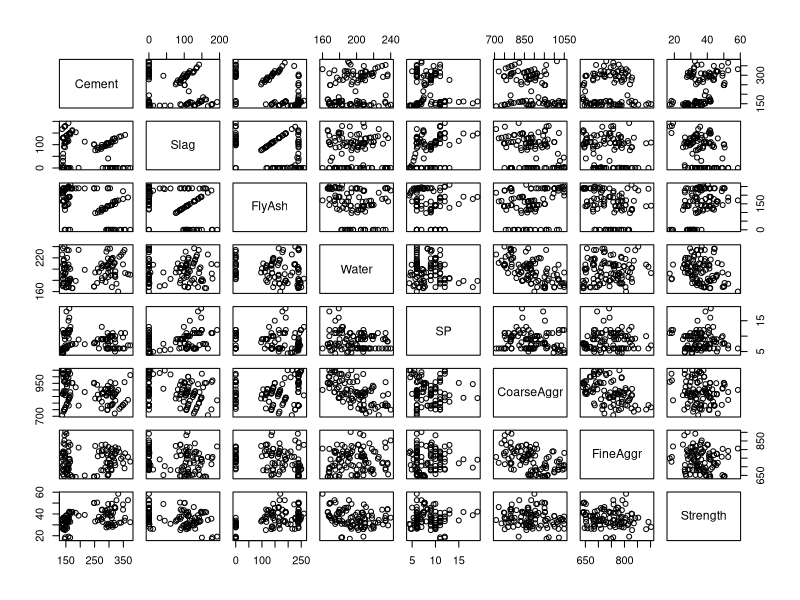
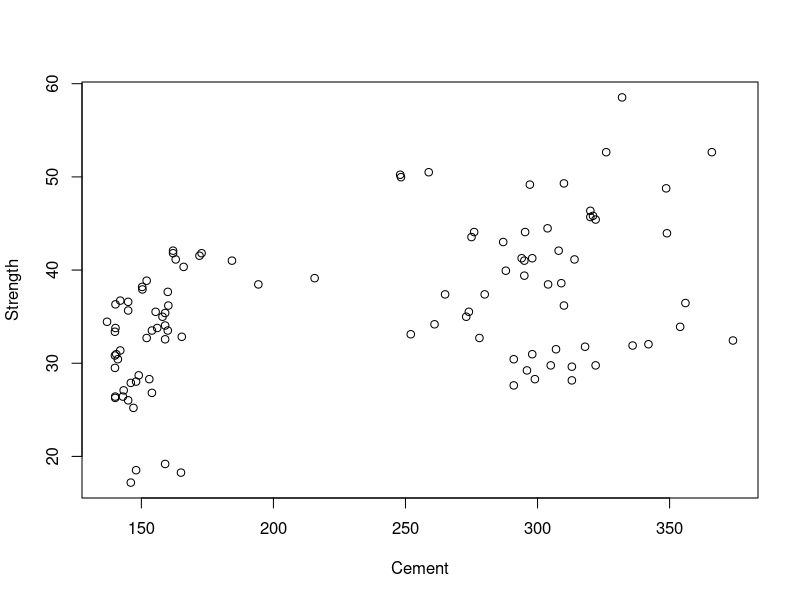
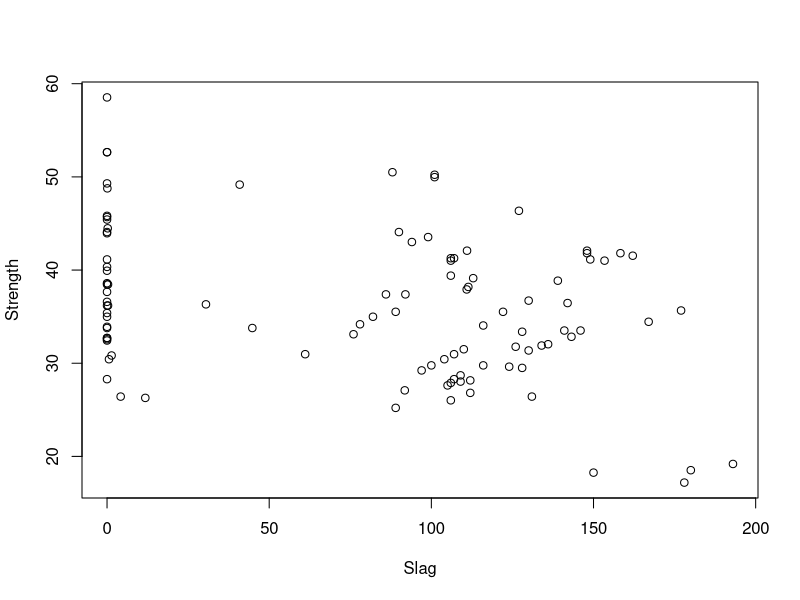
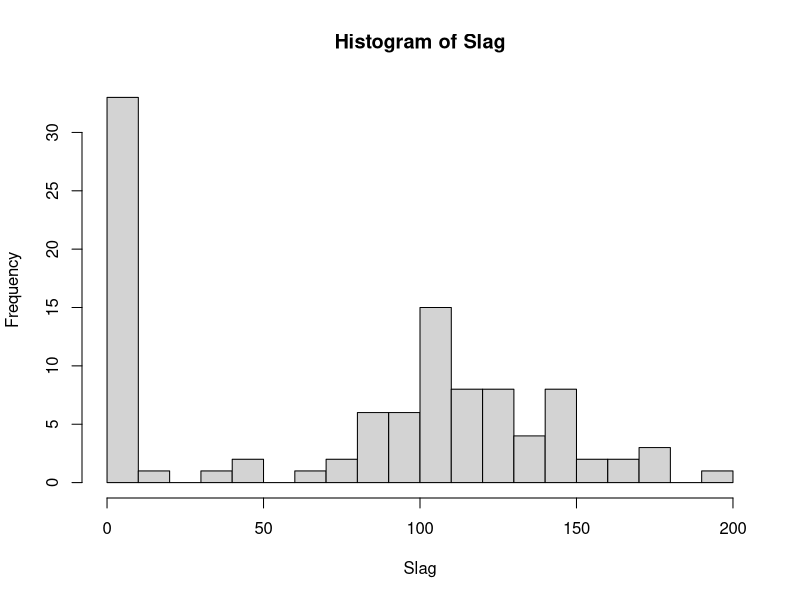
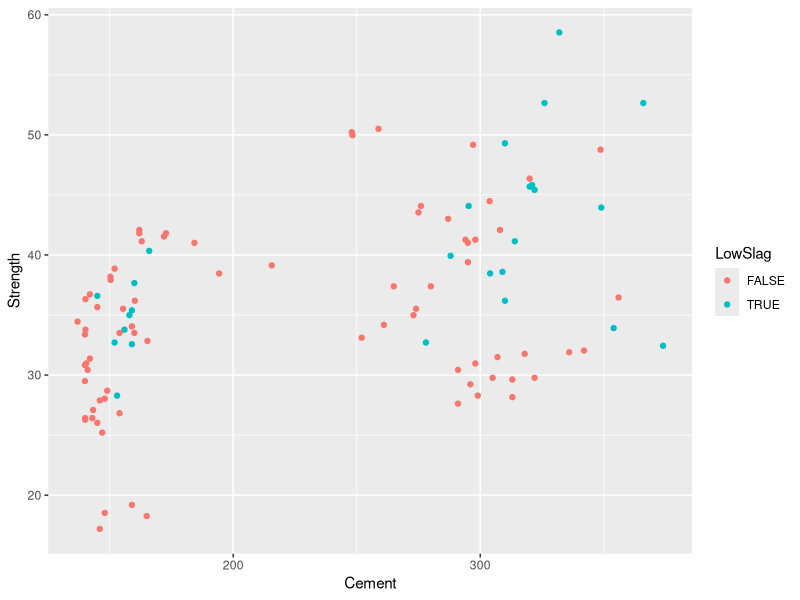
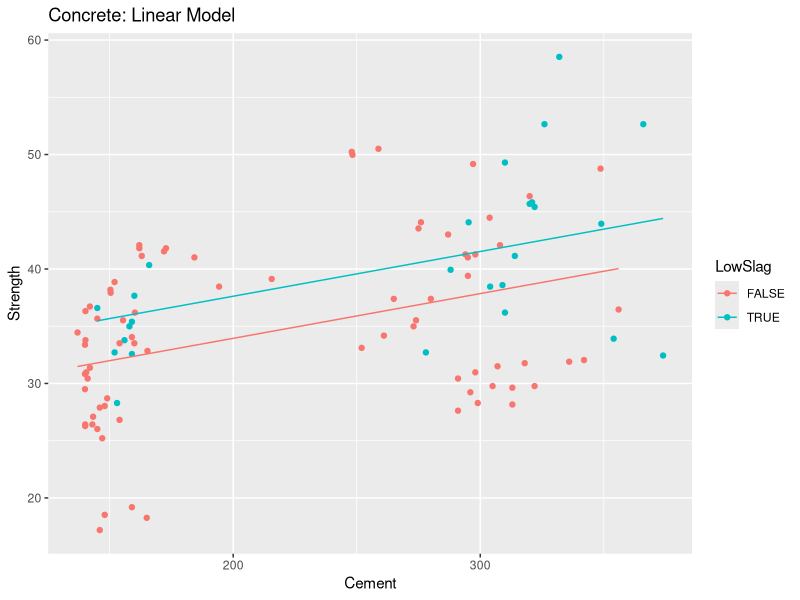
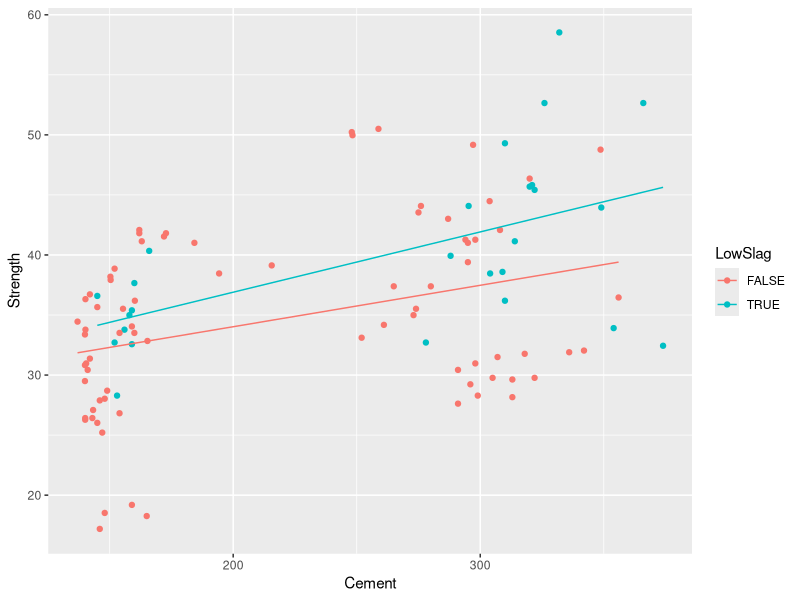
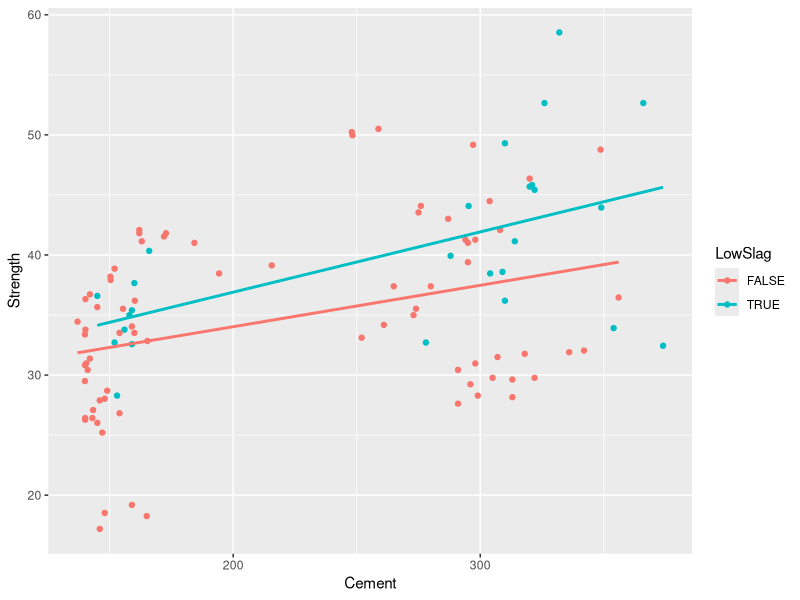

Write R code to recreate these figures, in order. (Note: this script raises an error after producing the figures.)
## ---- chunk 1
knitr::opts_chunk$set(echo = TRUE)
## ---- chunk 2
library(ggplot2)
library(dplyr)
library(tidyr)
library(FNN)
## ---- chunk 3
concrete.df<-read.csv("concrete.csv")
## ---- chunk 4
names(concrete.df)
## ---- chunk 5
concrete.df <- concrete.df %>% 
  select(-SLUMP,-FLOW,-No)

## ---- chunk 6
pairs(concrete.df)
## ---- chunk 7
with(concrete.df,plot(Cement,Strength))
## ---- chunk 8
with(concrete.df,plot(Slag,Strength))
## ---- chunk 9
with(concrete.df,hist(Slag,breaks=25))
## ---- chunk 10
concrete.df<-mutate(concrete.df,LowSlag=Slag==0)
## ---- chunk 11
ggplot(concrete.df,aes(Cement,Strength,color=LowSlag))+
  geom_point()

## ---- chunk 12
mod1<-lm(Strength~Cement+LowSlag,data=concrete.df)
## ---- chunk 13
summary(mod1)
## ---- chunk 14
pred<-predict(mod1)
concrete.df$pred<-pred

## ---- chunk 15
ggplot(concrete.df,aes(Cement,Strength,color=LowSlag))+
  geom_point()+
  geom_line(aes(Cement,pred))+
  ggtitle("Concrete: Linear Model")

## ---- chunk 16
mod2<-lm(Strength~Cement+LowSlag+Cement:LowSlag,data=concrete.df)
summary(mod2)
## ---- chunk 17
concrete.df$pred<-predict(mod2)
ggplot(concrete.df,aes(Cement,Strength,color=LowSlag))+
  geom_point()+
  geom_line(aes(Cement,pred))  

## ---- chunk 18
ggplot(concrete.df,aes(Cement,Strength,color=LowSlag))+
  geom_point()+
  geom_smooth(method=lm,se=F)

## ---- chunk 19
mod0<-lm(Strength~Cement,data=concrete.df)
concrete.df$pred<-predict(mod0)
summary(mod0)



## ---- chunk 20
ggplot(concrete.df,aes(Cement,Strength))+
  geom_point()+
  geom_line(aes(Cement,pred))  

## ---- chunk 21
mod2<-lm(Strength~Cement+I(Cement^2),data=concrete.df)
concrete.df$pred<-predict(mod2)

## ---- chunk 22
ggplot(concrete.df,aes(Cement,Strength))+
  geom_point()+
  geom_line(aes(Cement,pred))  
## ---- chunk 23
concrete.df<-concrete.df %>% 
  mutate(Cement2=Cement^2)
mod2x<-lm(Strength~Cement+Cement2,data=concrete.df)

## ---- chunk 24
summary(mod2x)
summary(mod2)

## ---- chunk 25
mod3<-lm(Strength~Cement+I(Cement^2)+I(Cement^3),data=concrete.df)
summary(mod3)
concrete.df$pred<-predict(mod3)
## ---- chunk 26
ggplot(concrete.df,aes(Cement,Strength))+
  geom_point()+
  geom_line(aes(Cement,pred))  
## ---- chunk 27
mod4<-lm(Strength~Cement+I(Cement^2)+I(Cement^3)+I(Cement^4),
         data=concrete.df)
summary(mod4)
## ---- chunk 28
concrete.df$pred<-predict(mod4)
ggplot(concrete.df,aes(Cement,Strength))+
  geom_point()+
  geom_line(aes(Cement,pred))  
## ---- chunk 29
maxDeg<-4
## ---- chunk 30
formStr<-"Strength~Cement" #starter string
for(d in 2:maxDeg){
  formStr<-sprintf("%s+I(Cement^%s)",formStr,d)
}
formStr
## ---- chunk 31
modMax<-lm(formula(formStr),
         data=concrete.df)
summary(modMax)

## ---- chunk 32
concrete.df$pred.lm<-predict(modMax)
ggplot(concrete.df,aes(Cement,Strength))+
  geom_point()+
  geom_line(aes(Cement,pred.lm))  

## ---- chunk 33
cement<-with(concrete.df,Cement)
resp<-with(concrete.df,Strength)

## ---- chunk 34
dim(cement)<-c(nrow(concrete.df),1)
dim(resp)<-c(nrow(concrete.df),1)

## ---- chunk 35
kval<-10
## ---- chunk 36
mod.knn<-knn.reg(cement,NULL,resp,k=kval)
## ---- chunk 37
concrete.df$pred.knn<-mod.knn$pred
## ---- chunk 38
ggplot(data=concrete.df)+
  geom_point(aes(Cement,Strength))+
  geom_step(aes(Cement,pred.knn),color="red")+
  geom_line(aes(Cement,pred.lm),color="blue")+
  ggtitle(sprintf("KNN with k = %s, Linear model with degree=%s",kval,maxDeg))

## ---- chunk 39
nn<-75
rr<-with(concrete.df,range(Cement))
test<-seq(rr[1],rr[2],len=nn)
dim(test)<-c(nn,1)
## ---- chunk 40
mod.knn<-knn.reg(cement,test,resp,k=kval)
## ---- chunk 41
ggplot()+
  geom_point(data=concrete.df,aes(Cement,Strength))+
  geom_step(data=NULL,aes(x=test,y=mod.knn$pred),color="red")
## ---- chunk 42
iterations <- 10
nn <- nrow(cement)
test <- sample(1:nn, nn/2, rep = F)
train <- setdiff(1:nn, test)

train.df <- concrete.df[train,]
test.df <- concrete.df[test,]

mse <- matrix(nrow = iterations, ncol = 2) # need 2 cols, one for testing the LM, one for the KNN
# we can only do it nn / 2 times since that is the number of values in the set and k can't be higher than that
for (i in 1:iterations) {
    # make lm
    formStr <- "Strength~Cement" #starter string
    for(d in 1:i){
        formStr <- sprintf("%s+I(Cement^%s)", formStr, d) # build the formula of degree i
    }
    linearModel <- lm(formula(formStr), data = train.df) # train the lm
    # test the lm
    testResults <- predict(linearModel, newdata = train.df) # test the lm
    mse[i, 1] <- with(test, tmean((strength - testResults)^2)) # put the MSE in the appropriate row, first column
    
    
}
